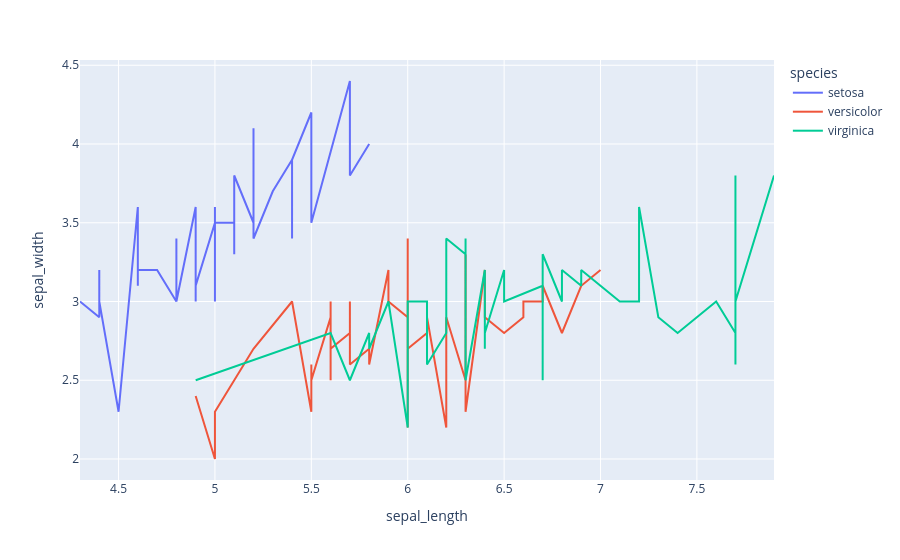

Notebook code for this chart:
### Markdown cell above
# 2.line plot

### Code cell
df_line = df.sort_values(by=['sepal_length'])


fig2 = px.line(df_line, x='sepal_length', y='sepal_width', color='species')
fig2.show()
# save the plot
fig2.write_image('fig2.png',scale=3)

### Figure 1 — Plotly figure (JSON) as saved in the notebook; plotly's stock layout.template omitted (floating-point values rounded to 4 significant figures)
{"data": [{"hovertemplate": "species=setosa<br>sepal_length=%{x}<br>sepal_width=%{y}<extra></extra>", "legendgroup": "setosa", "line": {"color": "#636efa", "dash": "solid"}, "marker": {"symbol": "circle"}, "mode": "lines", "name": "setosa", "orientation": "v", "showlegend": true, "type": "scatter", "x": [4.3, 4.4, 4.4, 4.4, 4.5, 4.6, 4.6, 4.6, 4.6, 4.7, 4.7, 4.8, 4.8, 4.8, 4.8, 4.8, 4.9, 4.9, 4.9, 4.9, 5.0, 5.0, 5.0, 5.0, 5.0, 5.0, 5.0, 5.0, 5.1, 5.1, 5.1, 5.1, 5.1, 5.1, 5.1, 5.1, 5.2, 5.2, 5.2, 5.3, 5.4, 5.4, 5.4, 5.4, 5.4, 5.5, 5.5, 5.7, 5.7, 5.8], "xaxis": "x", "y": [3.0, 2.9, 3.2, 3.0, 2.3, 3.6, 3.1, 3.4, 3.2, 3.2, 3.2, 3.0, 3.1, 3.4, 3.4, 3.0, 3.6, 3.1, 3.0, 3.1, 3.5, 3.3, 3.4, 3.4, 3.6, 3.2, 3.0, 3.5, 3.5, 3.8, 3.3, 3.5, 3.8, 3.4, 3.7, 3.8, 3.5, 4.1, 3.4, 3.7, 3.9, 3.4, 3.7, 3.4, 3.9, 4.2, 3.5, 4.4, 3.8, 4.0], "yaxis": "y"}, {"hovertemplate": "species=versicolor<br>sepal_length=%{x}<br>sepal_width=%{y}<extra></extra>", "legendgroup": "versicolor", "line": {"color": "#EF553B", "dash": "solid"}, "marker": {"symbol": "circle"}, "mode": "lines", "name": "versicolor", "orientation": "v", "showlegend": true, "type": "scatter", "x": [4.9, 5.0, 5.0, 5.1, 5.2, 5.4, 5.5, 5.5, 5.5, 5.5, 5.5, 5.6, 5.6, 5.6, 5.6, 5.6, 5.7, 5.7, 5.7, 5.7, 5.7, 5.8, 5.8, 5.8, 5.9, 5.9, 6.0, 6.0, 6.0, 6.0, 6.1, 6.1, 6.1, 6.1, 6.2, 6.2, 6.3, 6.3, 6.3, 6.4, 6.4, 6.5, 6.6, 6.6, 6.7, 6.7, 6.7, 6.8, 6.9, 7.0], "xaxis": "x", "y": [2.4, 2.0, 2.3, 2.5, 2.7, 3.0, 2.3, 2.6, 2.4, 2.4, 2.5, 2.9, 3.0, 2.5, 3.0, 2.7, 2.8, 2.9, 2.8, 3.0, 2.6, 2.7, 2.7, 2.6, 3.2, 3.0, 2.9, 2.2, 3.4, 2.7, 2.8, 2.8, 3.0, 2.9, 2.2, 2.9, 2.5, 3.3, 2.3, 3.2, 2.9, 2.8, 2.9, 3.0, 3.0, 3.1, 3.1, 2.8, 3.1, 3.2], "yaxis": "y"}, {"hovertemplate": "species=virginica<br>sepal_length=%{x}<br>sepal_width=%{y}<extra></extra>", "legendgroup": "virginica", "line": {"color": "#00cc96", "dash": "solid"}, "marker": {"symbol": "circle"}, "mode": "lines", "name": "virginica", "orientation": "v", "showlegend": true, "type": "scatter", "x": [4.9, 5.6, 5.7, 5.8, 5.8, 5.8, 5.9, 6.0, 6.0, 6.1, 6.1, 6.2, 6.2, 6.3, 6.3, 6.3, 6.3, 6.3, 6.3, 6.4, 6.4, 6.4, 6.4, 6.4, 6.5, 6.5, 6.5, 6.5, 6.7, 6.7, 6.7, 6.7, 6.7, 6.8, 6.8, 6.9, 6.9, 6.9, 7.1, 7.2, 7.2, 7.2, 7.3, 7.4, 7.6, 7.7, 7.7, 7.7, 7.7, 7.9], "xaxis": "x", "y": [2.5, 2.8, 2.5, 2.8, 2.7, 2.7, 3.0, 2.2, 3.0, 3.0, 2.6, 2.8, 3.4, 3.3, 2.7, 2.9, 2.8, 3.4, 2.5, 3.2, 2.7, 3.1, 2.8, 2.8, 3.2, 3.0, 3.0, 3.0, 3.1, 3.3, 2.5, 3.0, 3.3, 3.0, 3.2, 3.1, 3.1, 3.2, 3.0, 3.0, 3.2, 3.6, 2.9, 2.8, 3.0, 2.8, 3.8, 2.6, 3.0, 3.8], "yaxis": "y"}], "layout": {"legend": {"title": {"text": "species"}, "tracegroupgap": 0}, "margin": {"t": 60}, "xaxis": {"anchor": "y", "domain": [0, 1], "title": {"text": "sepal_length"}}, "yaxis": {"anchor": "x", "domain": [0, 1], "title": {"text": "sepal_width"}}}}
